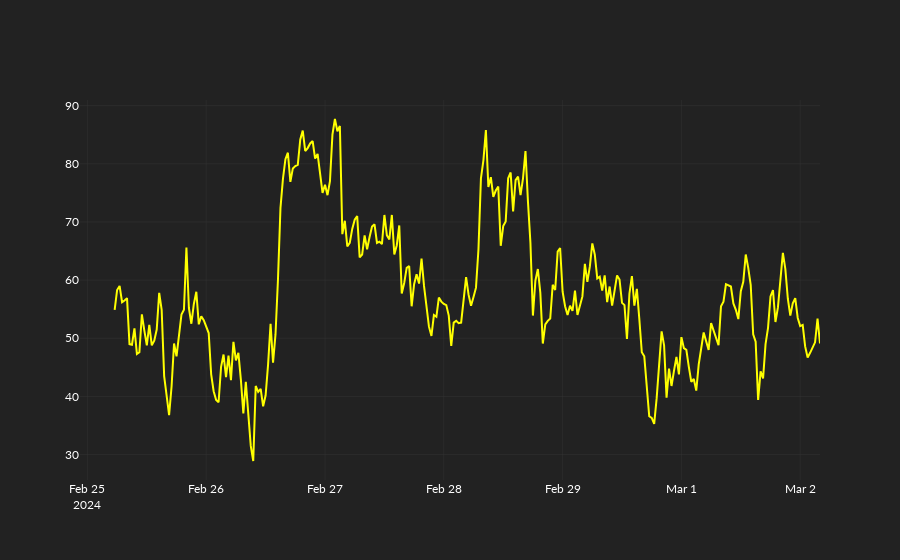

Notebook source saved alongside this figure:
### Code cell
fig.add_scatter(
    x=datetimes,
    y=rsi,
    name="rsi",
    line_color="yellow",
)

### Figure 1 — Plotly figure (JSON) as saved in the notebook; plotly's stock layout.template omitted (floating-point values rounded to 4 significant figures; data arrays with more than 128 entries replaced by an {"elided": "..."} marker saying what was removed)
{"data": [{"line": {"color": "yellow"}, "name": "rsi", "type": "scatter", "x": {"elided": "300 str values"}, "y": {"elided": "300 float values"}}], "layout": {}}
